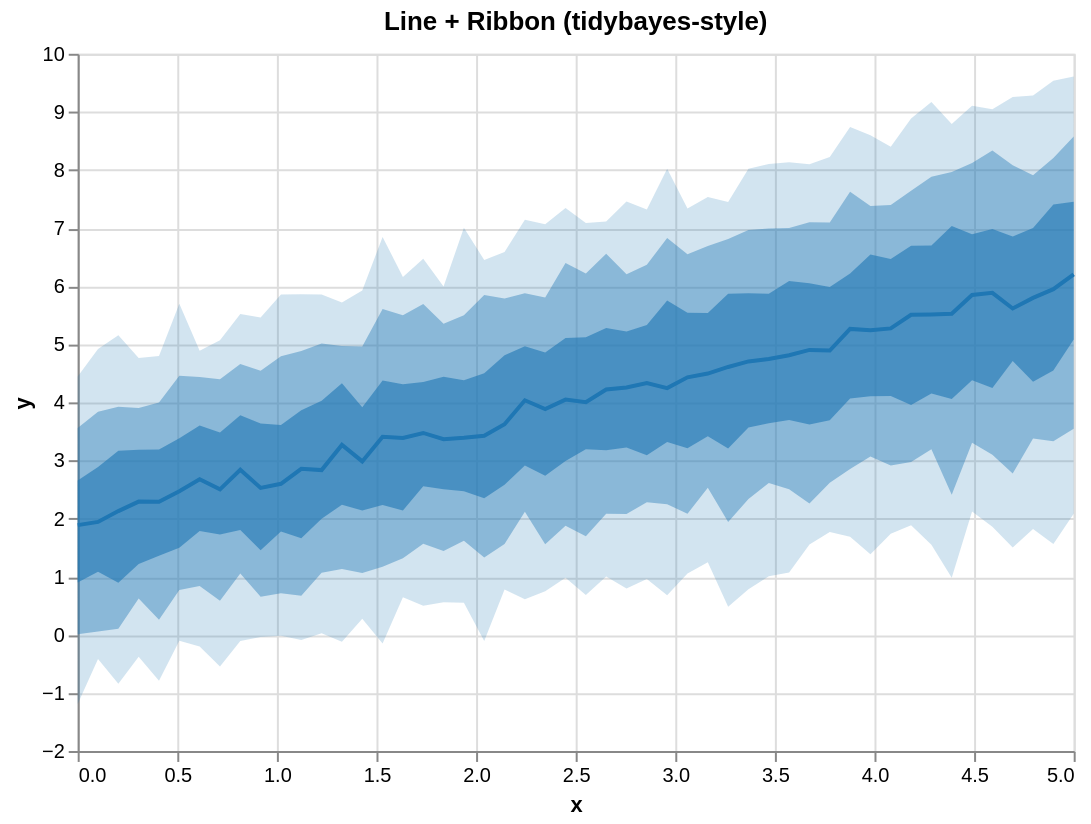

Source (Vega-Lite JSON):
### Vega-Lite specification from a JSON file in a GitHub repository (floating-point values rounded to 4 significant figures)
{"$schema": "https://vega.github.io/schema/vega-lite/v5.json", "height": 350, "layer": [{"encoding": {"x": {"field": "x", "type": "quantitative"}, "y2": {"field": "hi_0_95_"}, "y": {"field": "lo_0_95_", "title": "y", "type": "quantitative"}}, "mark": {"line": false, "fill": "#1f77b4", "type": "area", "opacity": 0.2}}, {"encoding": {"x": {"field": "x", "type": "quantitative"}, "y2": {"field": "hi_0_8_"}, "y": {"field": "lo_0_8_", "title": "y", "type": "quantitative"}}, "mark": {"line": false, "fill": "#1f77b4", "type": "area", "opacity": 0.4}}, {"encoding": {"x": {"field": "x", "type": "quantitative"}, "y2": {"field": "hi_0_5_"}, "y": {"field": "lo_0_5_", "title": "y", "type": "quantitative"}}, "mark": {"line": false, "fill": "#1f77b4", "type": "area", "opacity": 0.6}}, {"encoding": {"x": {"field": "x", "type": "quantitative"}, "y": {"field": "__median__", "type": "quantitative"}}, "mark": {"color": "#1f77b4", "strokeWidth": 2, "type": "line"}}], "data": {"values": [{"lo_0_8_": 0.01118, "lo_0_95_": -1.19, "hi_0_8_": 3.56, "x": 0.0, "__median__": 1.887, "hi_0_5_": 2.654, "hi_0_95_": 4.445, "lo_0_5_": 0.9014}, {"lo_0_8_": 0.05482, "lo_0_95_": -0.4183, "hi_0_8_": 3.838, "x": 0.102, "__median__": 1.942, "hi_0_5_": 2.886, "hi_0_95_": 4.917, "lo_0_5_": 1.083}, {"lo_0_8_": 0.1042, "lo_0_95_": -0.8423, "hi_0_8_": 3.926, "x": 0.2041, "__median__": 2.129, "hi_0_5_": 3.166, "hi_0_95_": 5.156, "lo_0_5_": 0.8959}, {"lo_0_8_": 0.623, "lo_0_95_": -0.3787, "hi_0_8_": 3.905, "x": 0.3061, "__median__": 2.293, "hi_0_5_": 3.184, "hi_0_95_": 4.762, "lo_0_5_": 1.22}, {"lo_0_8_": 0.2581, "lo_0_95_": -0.791, "hi_0_8_": 3.999, "x": 0.4082, "__median__": 2.288, "hi_0_5_": 3.187, "hi_0_95_": 4.799, "lo_0_5_": 1.361}, {"lo_0_8_": 0.7703, "lo_0_95_": -0.1027, "hi_0_8_": 4.458, "x": 0.5102, "__median__": 2.472, "hi_0_5_": 3.382, "hi_0_95_": 5.698, "lo_0_5_": 1.497}, {"lo_0_8_": 0.8417, "lo_0_95_": -0.2031, "hi_0_8_": 4.436, "x": 0.6122, "__median__": 2.678, "hi_0_5_": 3.6, "hi_0_95_": 4.888, "lo_0_5_": 1.785}, {"lo_0_8_": 0.5868, "lo_0_95_": -0.5448, "hi_0_8_": 4.397, "x": 0.7143, "__median__": 2.503, "hi_0_5_": 3.48, "hi_0_95_": 5.068, "lo_0_5_": 1.725}, {"lo_0_8_": 1.056, "lo_0_95_": -0.1063, "hi_0_8_": 4.662, "x": 0.8163, "__median__": 2.841, "hi_0_5_": 3.778, "hi_0_95_": 5.52, "lo_0_5_": 1.804}, {"lo_0_8_": 0.6567, "lo_0_95_": -0.03767, "hi_0_8_": 4.542, "x": 0.9184, "__median__": 2.529, "hi_0_5_": 3.639, "hi_0_95_": 5.459, "lo_0_5_": 1.455}, {"lo_0_8_": 0.716, "lo_0_95_": -0.01707, "hi_0_8_": 4.794, "x": 1.02, "__median__": 2.599, "hi_0_5_": 3.61, "hi_0_95_": 5.856, "lo_0_5_": 1.776}, {"lo_0_8_": 0.67, "lo_0_95_": -0.09018, "hi_0_8_": 4.883, "x": 1.122, "__median__": 2.857, "hi_0_5_": 3.864, "hi_0_95_": 5.859, "lo_0_5_": 1.663}, {"lo_0_8_": 1.066, "lo_0_95_": 0.02507, "hi_0_8_": 5.012, "x": 1.224, "__median__": 2.835, "hi_0_5_": 4.027, "hi_0_95_": 5.858, "lo_0_5_": 1.996}, {"lo_0_8_": 1.133, "lo_0_95_": -0.12, "hi_0_8_": 4.97, "x": 1.327, "__median__": 3.268, "hi_0_5_": 4.331, "hi_0_95_": 5.72, "lo_0_5_": 2.239}, {"lo_0_8_": 1.063, "lo_0_95_": 0.2758, "hi_0_8_": 4.96, "x": 1.429, "__median__": 2.984, "hi_0_5_": 3.914, "hi_0_95_": 5.924, "lo_0_5_": 2.14}, {"lo_0_8_": 1.17, "lo_0_95_": -0.1503, "hi_0_8_": 5.608, "x": 1.531, "__median__": 3.408, "hi_0_5_": 4.378, "hi_0_95_": 6.847, "lo_0_5_": 2.234}, {"lo_0_8_": 1.316, "lo_0_95_": 0.6446, "hi_0_8_": 5.501, "x": 1.633, "__median__": 3.387, "hi_0_5_": 4.312, "hi_0_95_": 6.157, "lo_0_5_": 2.14}, {"lo_0_8_": 1.565, "lo_0_95_": 0.5005, "hi_0_8_": 5.695, "x": 1.735, "__median__": 3.474, "hi_0_5_": 4.353, "hi_0_95_": 6.474, "lo_0_5_": 2.556}, {"lo_0_8_": 1.442, "lo_0_95_": 0.5582, "hi_0_8_": 5.352, "x": 1.837, "__median__": 3.368, "hi_0_5_": 4.441, "hi_0_95_": 5.996, "lo_0_5_": 2.506}, {"lo_0_8_": 1.619, "lo_0_95_": 0.5518, "hi_0_8_": 5.5, "x": 1.939, "__median__": 3.391, "hi_0_5_": 4.381, "hi_0_95_": 7.004, "lo_0_5_": 2.472}, {"lo_0_8_": 1.331, "lo_0_95_": -0.1078, "hi_0_8_": 5.848, "x": 2.041, "__median__": 3.426, "hi_0_5_": 4.502, "hi_0_95_": 6.45, "lo_0_5_": 2.352}, {"lo_0_8_": 1.562, "lo_0_95_": 0.7811, "hi_0_8_": 5.79, "x": 2.143, "__median__": 3.624, "hi_0_5_": 4.809, "hi_0_95_": 6.589, "lo_0_5_": 2.584}, {"lo_0_8_": 2.117, "lo_0_95_": 0.6121, "hi_0_8_": 5.876, "x": 2.245, "__median__": 4.036, "hi_0_5_": 4.964, "hi_0_95_": 7.144, "lo_0_5_": 2.913}, {"lo_0_8_": 1.559, "lo_0_95_": 0.7484, "hi_0_8_": 5.806, "x": 2.347, "__median__": 3.886, "hi_0_5_": 4.858, "hi_0_95_": 7.067, "lo_0_5_": 2.737}, {"lo_0_8_": 1.879, "lo_0_95_": 0.9823, "hi_0_8_": 6.399, "x": 2.449, "__median__": 4.048, "hi_0_5_": 5.107, "hi_0_95_": 7.348, "lo_0_5_": 2.99}, {"lo_0_8_": 1.695, "lo_0_95_": 0.6837, "hi_0_8_": 6.22, "x": 2.551, "__median__": 4.003, "hi_0_5_": 5.122, "hi_0_95_": 7.088, "lo_0_5_": 3.194}, {"lo_0_8_": 2.083, "lo_0_95_": 1.001, "hi_0_8_": 6.56, "x": 2.653, "__median__": 4.221, "hi_0_5_": 5.282, "hi_0_95_": 7.114, "lo_0_5_": 3.176}, {"lo_0_8_": 2.079, "lo_0_95_": 0.7956, "hi_0_8_": 6.204, "x": 2.755, "__median__": 4.257, "hi_0_5_": 5.221, "hi_0_95_": 7.457, "lo_0_5_": 3.224}, {"lo_0_8_": 2.281, "lo_0_95_": 0.9603, "hi_0_8_": 6.367, "x": 2.857, "__median__": 4.335, "hi_0_5_": 5.331, "hi_0_95_": 7.322, "lo_0_5_": 3.09}, {"lo_0_8_": 2.245, "lo_0_95_": 0.6795, "hi_0_8_": 6.83, "x": 2.959, "__median__": 4.246, "hi_0_5_": 5.755, "hi_0_95_": 8.023, "lo_0_5_": 3.317}, {"lo_0_8_": 2.085, "lo_0_95_": 1.056, "hi_0_8_": 6.55, "x": 3.061, "__median__": 4.431, "hi_0_5_": 5.544, "hi_0_95_": 7.337, "lo_0_5_": 3.211}, {"lo_0_8_": 2.53, "lo_0_95_": 1.247, "hi_0_8_": 6.692, "x": 3.163, "__median__": 4.497, "hi_0_5_": 5.539, "hi_0_95_": 7.536, "lo_0_5_": 3.417}, {"lo_0_8_": 1.943, "lo_0_95_": 0.4824, "hi_0_8_": 6.811, "x": 3.265, "__median__": 4.61, "hi_0_5_": 5.869, "hi_0_95_": 7.449, "lo_0_5_": 3.206}, {"lo_0_8_": 2.335, "lo_0_95_": 0.7829, "hi_0_8_": 6.967, "x": 3.367, "__median__": 4.705, "hi_0_5_": 5.877, "hi_0_95_": 8.022, "lo_0_5_": 3.569}, {"lo_0_8_": 2.614, "lo_0_95_": 1.008, "hi_0_8_": 6.994, "x": 3.469, "__median__": 4.746, "hi_0_5_": 5.869, "hi_0_95_": 8.101, "lo_0_5_": 3.639}, {"lo_0_8_": 2.503, "lo_0_95_": 1.073, "hi_0_8_": 7.0, "x": 3.571, "__median__": 4.812, "hi_0_5_": 6.088, "hi_0_95_": 8.134, "lo_0_5_": 3.697}, {"lo_0_8_": 2.261, "lo_0_95_": 1.555, "hi_0_8_": 7.1, "x": 3.673, "__median__": 4.903, "hi_0_5_": 6.051, "hi_0_95_": 8.1, "lo_0_5_": 3.618}, {"lo_0_8_": 2.616, "lo_0_95_": 1.771, "hi_0_8_": 7.095, "x": 3.776, "__median__": 4.893, "hi_0_5_": 5.986, "hi_0_95_": 8.224, "lo_0_5_": 3.694}, {"lo_0_8_": 2.854, "lo_0_95_": 1.687, "hi_0_8_": 7.623, "x": 3.878, "__median__": 5.265, "hi_0_5_": 6.218, "hi_0_95_": 8.74, "lo_0_5_": 4.067}, {"lo_0_8_": 3.07, "lo_0_95_": 1.387, "hi_0_8_": 7.38, "x": 3.98, "__median__": 5.242, "hi_0_5_": 6.546, "hi_0_95_": 8.599, "lo_0_5_": 4.106}, {"lo_0_8_": 2.916, "lo_0_95_": 1.738, "hi_0_8_": 7.399, "x": 4.082, "__median__": 5.274, "hi_0_5_": 6.467, "hi_0_95_": 8.401, "lo_0_5_": 4.108}, {"lo_0_8_": 2.975, "lo_0_95_": 1.885, "hi_0_8_": 7.643, "x": 4.184, "__median__": 5.507, "hi_0_5_": 6.694, "hi_0_95_": 8.888, "lo_0_5_": 3.954}, {"lo_0_8_": 3.194, "lo_0_95_": 1.551, "hi_0_8_": 7.883, "x": 4.286, "__median__": 5.513, "hi_0_5_": 6.7, "hi_0_95_": 9.171, "lo_0_5_": 4.154}, {"lo_0_8_": 2.41, "lo_0_95_": 0.9831, "hi_0_8_": 7.966, "x": 4.388, "__median__": 5.525, "hi_0_5_": 7.037, "hi_0_95_": 8.79, "lo_0_5_": 4.059}, {"lo_0_8_": 3.307, "lo_0_95_": 2.124, "hi_0_8_": 8.119, "x": 4.49, "__median__": 5.848, "hi_0_5_": 6.892, "hi_0_95_": 9.106, "lo_0_5_": 4.381}, {"lo_0_8_": 3.1, "lo_0_95_": 1.859, "hi_0_8_": 8.336, "x": 4.592, "__median__": 5.886, "hi_0_5_": 6.983, "hi_0_95_": 9.047, "lo_0_5_": 4.246}, {"lo_0_8_": 2.778, "lo_0_95_": 1.501, "hi_0_8_": 8.079, "x": 4.694, "__median__": 5.616, "hi_0_5_": 6.855, "hi_0_95_": 9.255, "lo_0_5_": 4.711}, {"lo_0_8_": 3.379, "lo_0_95_": 1.821, "hi_0_8_": 7.912, "x": 4.796, "__median__": 5.798, "hi_0_5_": 7.001, "hi_0_95_": 9.283, "lo_0_5_": 4.354}, {"lo_0_8_": 3.331, "lo_0_95_": 1.563, "hi_0_8_": 8.207, "x": 4.898, "__median__": 5.949, "hi_0_5_": 7.407, "hi_0_95_": 9.536, "lo_0_5_": 4.55}, {"lo_0_8_": 3.547, "lo_0_95_": 2.083, "hi_0_8_": 8.575, "x": 5.0, "__median__": 6.203, "hi_0_5_": 7.454, "hi_0_95_": 9.61, "lo_0_5_": 5.081}]}, "title": "Line + Ribbon (tidybayes-style)", "width": 500}
